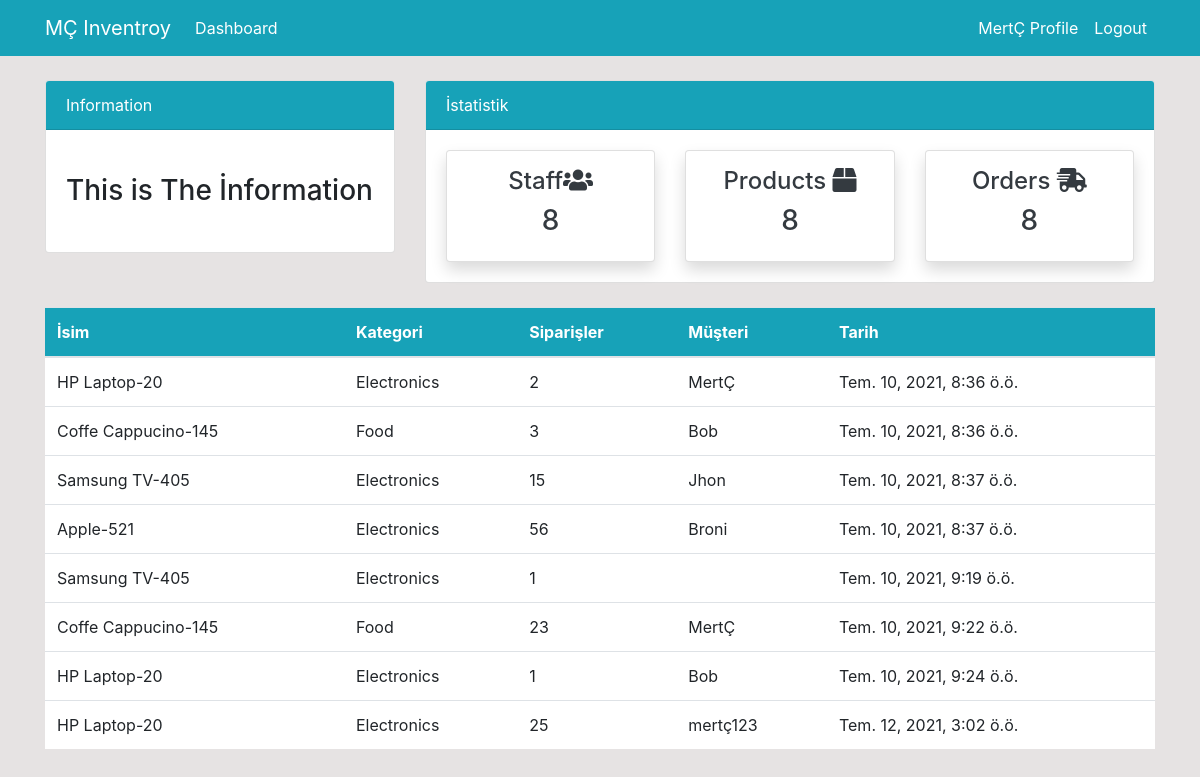
The app's page /order/ (signed in) with its own data.
### dashboard/models.py (models this page shows, shortened)
class Order(models.Model):
    product = models.ForeignKey(Product,on_delete=models.CASCADE, null=True)
    staff = models.ForeignKey(User,models.CASCADE,null=True)
    order_quantity = models.PositiveIntegerField(null=True)
    date = models.DateTimeField(auto_now_add=True)
    class Meta:
        verbose_name_plural = 'Order'

class Product(models.Model):
    name = models.CharField(max_length=100, null=True)
    category = models.CharField(max_length=20, choices=CATEGORY, null=True)
    quantity = models.PositiveIntegerField(null=True)
    class Meta:
        verbose_name_plural = 'Product'
    def __str__(self):
        return f'{self.name}-{self.quantity}'

### dashboard/views.py (the view)
# urls.py: path('order/', views.order, name='dashboard-order'),
@login_required
def order(request):
    orders = Order.objects.all()
    orders_count = orders.count()
    workers_count = User.objects.all().count()
    product_count = Product.objects.all().count()
    context = {
        'orders':orders,
        'workers_count':workers_count,
        'orders_count':orders_count,
        'product_count':product_count,
    }
    return render(request, 'dashboard/order.html',context)

### templates/dashboard/order.html (shortened to what this page needs)
{% extends 'partials/base.html' %}
{% block content %}
{% include 'partials/topnav.html' %}
<div class="container">
    <div class="row my-4">
        <div class="col-md-12">
            <table class="table bg-white">
                <thead class="bg-info">
                  <tr class="text-white">
                    <th scope="col">İsim</th>
                    <th scope="col">Kategori</th>
                    <th scope="col">Siparişler</th>
                    <th scope="col">Müşteri</th>
                    <th scope="col">Tarih</th>
                  </tr>
                </thead>
                <tbody>
                {% for orders in orders %}
                  <tr>
                    <td>{{orders.product}}</td>
                    <td>{{orders.product.category}}</td>
                    <td>{{orders.order_quantity}}</td>
                    <td>
                        {{orders.staff.username}}
                    </td>
                    <td>
                        {{orders.date}}
                    </td>
                  {% endfor %}
                </tbody>
              </table>
        </div>
    </div>
</div>
{% endblock content %}

### templates/partials/nav.html (shortened to what this page needs)
<nav class="navbar navbar-expand-lg navbar-info bg-info">
    <div class="container">
        {% if user.is_authenticated %}
        <a class="navbar-brand text-white" href="{% url 'dashboard-index' %}">MÇ Inventroy</a>
        <div class="collapse navbar-collapse" id="navbarSupportedContent">
            <ul class="navbar-nav mr-auto">
                <li class="nav-item active">
                    <a class="nav-link text-white" href="{% url 'dashboard-index' %}">Dashboard </a>
                </li>
            </ul>
            <ul class="navbar-nav ml-auto">
                <li class="nav-item active">
                    <a class="nav-link text-white" href="{% url 'user-profile' %}">{{user.username}} Profile
                        <span class="sr-only">(current)</span></a>
                </li>
                <li class="nav-item">
                    <a class="nav-link text-white" href="{% url 'user-logout' %}">Logout</a>
                </li>
            </ul>
            {% endif %}
        </div>
    </div>
</nav>

### static/style.css (style rules this page uses)
body { background: rgb(230,227,227); }

### records on screen
Order: product "HP Laptop-20", product.category "Electronics", order_quantity "2", staff.username "MertÇ", date "Tem. 10, 2021, 8:36 ö.ö."
Order: product "Coffe Cappucino-145", product.category "Food", order_quantity "3", staff.username "Bob", date "Tem. 10, 2021, 8:36 ö.ö."
Order: product "Samsung TV-405", product.category "Electronics", order_quantity "15", staff.username "Jhon", date "Tem. 10, 2021, 8:37 ö.ö."
Order: product "Apple-521", product.category "Electronics", order_quantity "56", staff.username "Broni", date "Tem. 10, 2021, 8:37 ö.ö."
Order: product "Samsung TV-405", product.category "Electronics", order_quantity "1", date "Tem. 10, 2021, 9:19 ö.ö."
Order: product "Coffe Cappucino-145", product.category "Food", order_quantity "23", staff.username "MertÇ", date "Tem. 10, 2021, 9:22 ö.ö."
Order: product "HP Laptop-20", product.category "Electronics", order_quantity "1", staff.username "Bob", date "Tem. 10, 2021, 9:24 ö.ö."
Order: product "HP Laptop-20", product.category "Electronics", order_quantity "25", staff.username "mertç123", date "Tem. 12, 2021, 3:02 ö.ö."

### other values on screen
{{ user.username }} "MertÇ"
{{ workers_count }} "8"
{{ product_count }} "8"
{{ orders_count }} "8"
